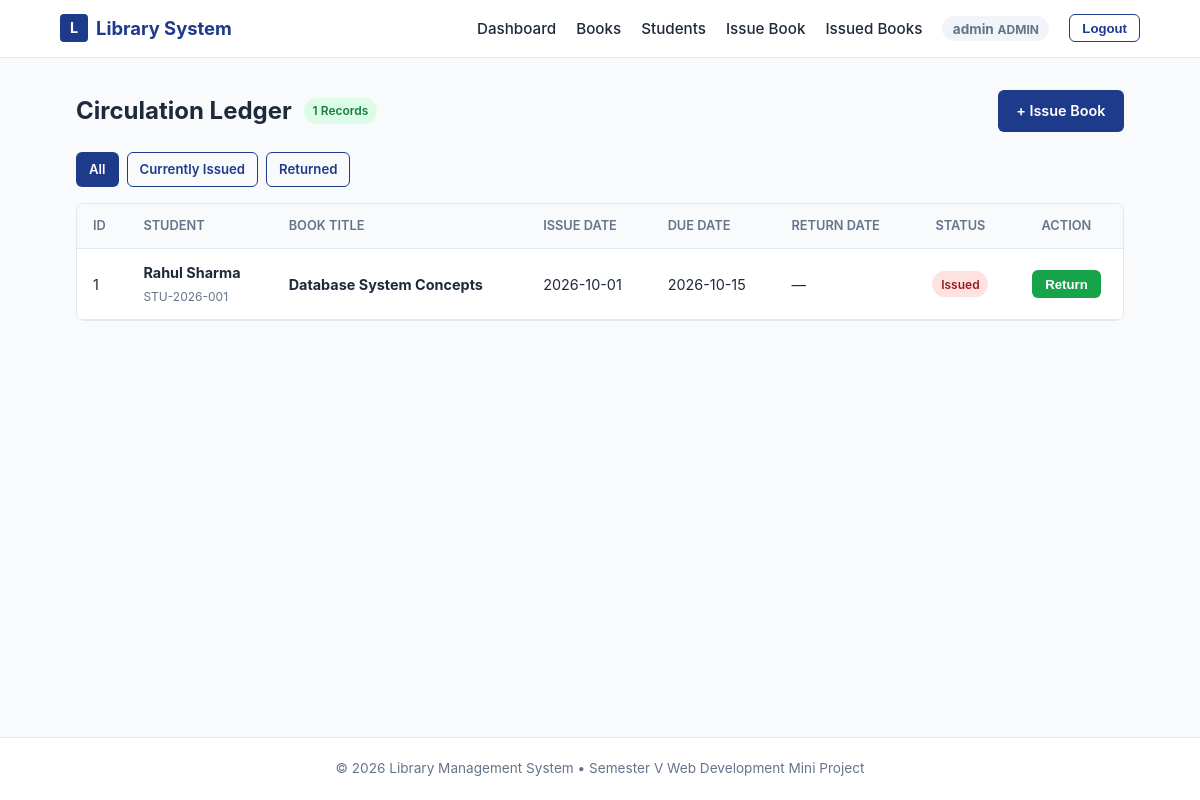
Screenshot of /admin/issued_books.php (signed in) with the database file from the repository.
### tables this page shows
CREATE TABLE IF NOT EXISTS `issued_books` (
    `id` INT AUTO_INCREMENT PRIMARY KEY,
    `student_id` INT NOT NULL,
    `book_id` INT NOT NULL,
    `issue_date` DATE NOT NULL,
    `due_date` DATE NOT NULL,
    `return_date` DATE NULL DEFAULT NULL,
    `status` VARCHAR(20) NOT NULL DEFAULT 'issued',
    `created_at` TIMESTAMP DEFAULT CURRENT_TIMESTAMP,
    CONSTRAINT `fk_issued_student` 
        FOREIGN KEY (`student_id`) REFERENCES `students` (`id`) 
        ON DELETE RESTRICT ON UPDATE CASCADE,
    CONSTRAINT `fk_issued_book` 
        FOREIGN KEY (`book_id`) REFERENCES `books` (`id`) 
        ON DELETE RESTRICT ON UPDATE CASCADE
);

CREATE TABLE IF NOT EXISTS `students` (
    `id` INT AUTO_INCREMENT PRIMARY KEY,
    `user_id` INT NULL UNIQUE,
    `student_id` VARCHAR(30) NOT NULL UNIQUE,
    `name` VARCHAR(100) NOT NULL,
    `email` VARCHAR(100) NOT NULL,
    `phone` VARCHAR(20) NOT NULL,
    `department` VARCHAR(50) NOT NULL,
    `semester` INT NOT NULL,
    `created_at` TIMESTAMP DEFAULT CURRENT_TIMESTAMP,
    CONSTRAINT `fk_students_user` 
        FOREIGN KEY (`user_id`) REFERENCES `users` (`id`) 
        ON DELETE SET NULL ON UPDATE CASCADE
);

CREATE TABLE IF NOT EXISTS `books` (
    `id` INT AUTO_INCREMENT PRIMARY KEY,
    `book_name` VARCHAR(150) NOT NULL,
    `author` VARCHAR(100) NOT NULL,
    `category` VARCHAR(50) NOT NULL,
    `isbn` VARCHAR(30) NOT NULL UNIQUE,
    `publisher` VARCHAR(100) NOT NULL,
    `total_copies` INT NOT NULL DEFAULT 1,
    `available_copies` INT NOT NULL DEFAULT 1,
    `created_at` TIMESTAMP DEFAULT CURRENT_TIMESTAMP
);

### admin/issued_books.php (the view, shortened to what this page needs)
<?php
require_once __DIR__ . '/../config/database.php';
$filter = trim($_GET['filter'] ?? 'all');
$where  = "";
$records = [];
try {
    $sql = "
        SELECT
            ib.id,
            ib.issue_date,
            ib.due_date,
            ib.return_date,
            ib.status,
            s.student_id AS student_roll,
            s.name AS student_name,
            b.book_name
        FROM issued_books ib
        JOIN students s ON ib.student_id = s.id
        JOIN books b ON ib.book_id = b.id
        {$where}
        ORDER BY ib.id DESC
    ";
    $records = $pdo->query($sql)->fetchAll();
} catch (PDOException $e) {
    $error_message = "Failed to load circulation records.";
}
require_once __DIR__ . '/../includes/header.php';
?>
<main class="main-content">
    <div class="container">
        <div class="toolbar">
            <div class="toolbar-left">
                <h1 class="dashboard-title" style="margin: 0; font-size: 1.5rem;">Circulation Ledger</h1>
                <span class="stock-pill stock-in"><?php echo count($records); ?> Records</span>
            </div>
            <div class="toolbar-right">
                <a href="issue_book.php" class="btn btn-primary">+ Issue Book</a>
            </div>
        </div>
        <div style="margin-bottom: 1rem; display: flex; gap: 0.5rem;">
            <a href="issued_books.php?filter=all" class="btn btn-sm <?php echo ($filter === 'all') ? 'btn-primary' : 'btn-outline'; ?>">All</a>
            <a href="issued_books.php?filter=issued" class="btn btn-sm <?php echo ($filter === 'issued') ? 'btn-primary' : 'btn-outline'; ?>">Currently Issued</a>
            <a href="issued_books.php?filter=returned" class="btn btn-sm <?php echo ($filter === 'returned') ? 'btn-primary' : 'btn-outline'; ?>">Returned</a>
        </div>
        <div class="table-wrapper">
            <?php if (count($records) > 0): ?>
                <table class="table table-striped">
                    <thead>
                        <tr>
                            <th>ID</th>
                            <th>Student</th>
                            <th>Book Title</th>
                            <th>Issue Date</th>
                            <th>Due Date</th>
                            <th>Return Date</th>
                            <th style="text-align: center;">Status</th>
                            <th style="text-align: center;">Action</th>
                        </tr>
                    </thead>
                    <tbody>
                        <?php foreach ($records as $row):
                            $is_active = (strtolower($row['status']) === 'issued');
                        ?>
                            <tr>
                                <td><?php echo (int)$row['id']; ?></td>
                                <td>
                                    <strong><?php echo htmlspecialchars($row['student_name']); ?></strong><br>
                                    <small style="color: var(--text-muted);"><?php echo htmlspecialchars($row['student_roll']); ?></small>
                                </td>
                                <td><strong><?php echo htmlspecialchars($row['book_name']); ?></strong></td>
                                <td><?php echo htmlspecialchars($row['issue_date']); ?></td>
                                <td><?php echo htmlspecialchars($row['due_date']); ?></td>
                                <td><?php echo !empty($row['return_date']) ? htmlspecialchars($row['return_date']) : '&mdash;'; ?></td>
                                <td style="text-align: center;">
                                    <?php if ($is_active): ?>
                                        <span class="stock-pill stock-out">Issued</span>
                                    <?php else: ?>
                                        <span class="stock-pill stock-in">Returned</span>
                                    <?php endif; ?>
                                </td>
                                <td style="text-align: center;">
                                    <?php if ($is_active): ?>
                                        <form
                                            action="issued_books.php"
                                            method="POST"
                                            style="display: inline;"
                                            onsubmit="return confirm('Confirm return for \'<?php echo htmlspecialchars(addslashes($row['book_name'])); ?>\'?');"
                                        >
                                            <button type="submit" class="btn btn-success btn-sm">Return</button>
                                        </form>
                                    <?php else: ?>
                                        <small style="color: var(--text-muted);">Completed</small>
                                    <?php endif; ?>
                                </td>
                            </tr>
                        <?php endforeach; ?>
                    </tbody>
                </table>
            <?php endif; ?>
        </div>
    </div>
</main>
<?php
require_once __DIR__ . '/../includes/footer.php';
?>

### css/style.css (style rules this page uses)
:root { --primary: #1e3a8a; --primary-hover: #1d4ed8; --text-main: #1e293b; --text-muted: #64748b; --bg-main: #f8fafc; --bg-card: #ffffff; --border: #e2e8f0; --font: -apple-system, BlinkMacSystemFont, "Segoe UI", Roboto, "Helvetica Neue", sans-serif; }
* { margin: 0; padding: 0; box-sizing: border-box; }
body { font-family: var(--font); background-color: var(--bg-main); color: var(--text-main); line-height: 1.6; display: flex; flex-direction: column; min-height: 100vh; }
.container { width: 92%; max-width: 1080px; margin: 0 auto; padding: 0 1rem; }
.main-content { flex: 1; padding: 2rem 0; }
.btn { display: inline-block; padding: 0.55rem 1.1rem; font-size: 0.9rem; font-weight: 600; text-align: center; text-decoration: none; border-radius: 6px; cursor: pointer; border: 1px solid transparent; transition: background 0.15s ease; }
.btn-primary { background: var(--primary); color: #fff; }
.btn-outline { background: transparent; color: var(--primary); border-color: var(--primary); }
.btn-success { background: #16a34a; color: #fff; }
.btn-sm { padding: 0.35rem 0.75rem; font-size: 0.825rem; }
.dashboard-title { font-size: 1.5rem; font-weight: 700; margin: 0.25rem 0; }
.toolbar { display: flex; justify-content: space-between; align-items: center; margin-bottom: 1.25rem; flex-wrap: wrap; gap: 0.75rem; }
.toolbar-left, .toolbar-right { display: flex; align-items: center; gap: 0.75rem; }
.table-wrapper { background: var(--bg-card); border: 1px solid var(--border); border-radius: 8px; overflow-x: auto; margin-bottom: 1.5rem; }
.table { width: 100%; border-collapse: collapse; font-size: 0.9rem; text-align: left; }
.table th { background: #f8fafc; color: var(--text-muted); font-weight: 600; font-size: 0.8rem; text-transform: uppercase; padding: 0.75rem 1rem; border-bottom: 1px solid var(--border); }
.table td { padding: 0.75rem 1rem; border-bottom: 1px solid var(--border); vertical-align: middle; }
.stock-pill { display: inline-block; padding: 0.2rem 0.55rem; border-radius: 9999px; font-size: 0.75rem; font-weight: 600; }
.stock-in { background: #dcfce7; color: #15803d; }
.stock-out { background: #fee2e2; color: #991b1b; }

### rows the page displays
issued_books: id "1", student.name "Rahul Sharma", student.student_id "STU-2026-001", book.book_name "Database System Concepts", issue_date "2026-10-01", due_date "2026-10-15", status "Issued"

### other values shown
$session_username "admin"
$session_role "ADMIN"
count($records) "1"
